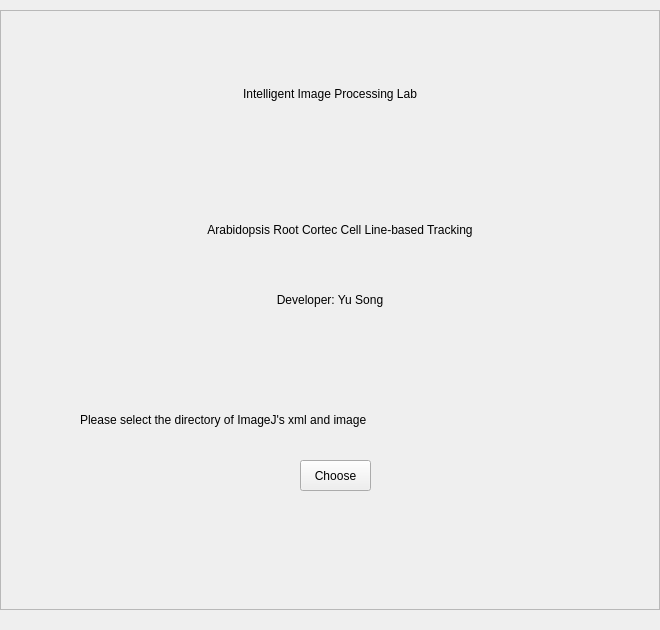
<?xml version="1.0" encoding="UTF-8"?>
<ui version="4.0">
 <class>MainWindow</class>
 <widget class="QWidget" name="MainWindow">
  <property name="enabled">
   <bool>true</bool>
  </property>
  <property name="geometry">
   <rect>
    <x>0</x>
    <y>0</y>
    <width>660</width>
    <height>630</height>
   </rect>
  </property>
  <property name="minimumSize">
   <size>
    <width>660</width>
    <height>630</height>
   </size>
  </property>
  <property name="maximumSize">
   <size>
    <width>660</width>
    <height>630</height>
   </size>
  </property>
  <property name="windowTitle">
   <string>Tracking</string>
  </property>
  <property name="styleSheet">
   <string notr="true">QFrame,QFrame[bcolor=&quot;white&quot;]{
	background-color: rgba(255,255,255,1);
}
QFrame[bcolor=&quot;grey&quot;]{
	background-color: rgba(245,245,245,1);
}
QFrame[name=&quot;bar&quot;]{
	background-color: qlineargradient(spread:pad,x1:0,y1:0,x2:1,y2:0,stop:0 rgba(133,194,238 255), stop:1 rgba(137,160,214,255));
	border-top-left-radius:10px;
	border-top-right-radius:10px;
}
QFrame[name=&quot;main&quot;]{
	border-bottom-left-radius:10px;
	border-bottom-right-radius:10px;
}

QLabel{
	font: 20px &quot;黑体&quot;;
	background: transparent
}
QLabel[name=&quot;mainTitle&quot;]{
	font-weight: 600;
	font: 28px &quot;黑体&quot;;
	color: rgba(137,160,214,1);
}
QLabel[name=&quot;title&quot;]{
	font-weight: 600;
	font: 24px &quot;黑体&quot;;
	color: rgba(137,160,214,1);
}
QLabel[name=&quot;subtitle&quot;]{
	font-weight: 600;
	font: 18px &quot;黑体&quot;;
	color: rgba(0,0,0,0.6);
}
QLabel[bcolor=&quot;logo&quot;]{
	image: url(./assert/img/logo.png);
}

QPushButton{
	border-radius:8px;
	color: rgba(255,255,255,0.9);
	font-weight: 600;
	font: 20px &quot;黑体&quot;;
	background-color: qlineargradient(spread:pad,x1:0,y1:0,x2:1,y2:0,stop:0 rgba(133,194,238 255), stop:1 rgba(137,160,214,255));
}
QPushButton[name=&quot;sysbutton&quot;]{
	color: rgba(255,255,255,0.9);
	font-weight: 600;
	font: 22px &quot;Yu Gothic UI Semibold&quot;;
	background:transparent;
}
QPushButton:pressed{
	border:2px solid rgba(245,245,245,255);
}
QPushButton[name=&quot;sysbutton&quot;]:hover{
	background-color:#423f48;
}
QPushButton[name=&quot;sysbutton&quot;]:pressed{
	background-color:#c0c0c0;
}
QPushButton#showMin{
	image: url(./assert/img/min.png);
	padding: -1px;
}
QPushButton#showMax{
	image: url(./assert/img/max.png);
	padding: 1px;
}
QPushButton#closeWin{
	image: url(./assert/img/close.png);
	padding: 2px;
}</string>
  </property>
  <widget class="QFrame" name="mainFrame">
   <property name="geometry">
    <rect>
     <x>0</x>
     <y>10</y>
     <width>660</width>
     <height>600</height>
    </rect>
   </property>
   <property name="minimumSize">
    <size>
     <width>660</width>
     <height>600</height>
    </size>
   </property>
   <property name="maximumSize">
    <size>
     <width>660</width>
     <height>600</height>
    </size>
   </property>
   <property name="styleSheet">
    <string notr="true">#mianFrame{
	align:center;
}</string>
   </property>
   <property name="frameShape">
    <enum>QFrame::StyledPanel</enum>
   </property>
   <property name="frameShadow">
    <enum>QFrame::Raised</enum>
   </property>
   <property name="name" stdset="0">
    <string>main</string>
   </property>
   <widget class="QLabel" name="label_5">
    <property name="geometry">
     <rect>
      <x>250</x>
      <y>265</y>
      <width>160</width>
      <height>160</height>
     </rect>
    </property>
    <property name="minimumSize">
     <size>
      <width>160</width>
      <height>160</height>
     </size>
    </property>
    <property name="maximumSize">
     <size>
      <width>160</width>
      <height>160</height>
     </size>
    </property>
    <property name="text">
     <string/>
    </property>
    <property name="scaledContents">
     <bool>true</bool>
    </property>
    <property name="alignment">
     <set>Qt::AlignCenter</set>
    </property>
    <property name="bcolor" stdset="0">
     <string>logo</string>
    </property>
   </widget>
   <widget class="QLabel" name="label_2">
    <property name="geometry">
     <rect>
      <x>10</x>
      <y>270</y>
      <width>640</width>
      <height>40</height>
     </rect>
    </property>
    <property name="minimumSize">
     <size>
      <width>640</width>
      <height>0</height>
     </size>
    </property>
    <property name="maximumSize">
     <size>
      <width>640</width>
      <height>16777215</height>
     </size>
    </property>
    <property name="text">
     <string>Developer: Yu Song</string>
    </property>
    <property name="alignment">
     <set>Qt::AlignCenter</set>
    </property>
   </widget>
   <widget class="QLabel" name="label">
    <property name="geometry">
     <rect>
      <x>10</x>
      <y>70</y>
      <width>640</width>
      <height>28</height>
     </rect>
    </property>
    <property name="minimumSize">
     <size>
      <width>640</width>
      <height>0</height>
     </size>
    </property>
    <property name="maximumSize">
     <size>
      <width>640</width>
      <height>16777215</height>
     </size>
    </property>
    <property name="text">
     <string>Intelligent Image Processing Lab</string>
    </property>
    <property name="alignment">
     <set>Qt::AlignCenter</set>
    </property>
    <property name="name" stdset="0">
     <string>mainTitle</string>
    </property>
   </widget>
   <widget class="QLabel" name="label_3">
    <property name="geometry">
     <rect>
      <x>20</x>
      <y>210</y>
      <width>640</width>
      <height>20</height>
     </rect>
    </property>
    <property name="minimumSize">
     <size>
      <width>640</width>
      <height>0</height>
     </size>
    </property>
    <property name="maximumSize">
     <size>
      <width>640</width>
      <height>16777215</height>
     </size>
    </property>
    <property name="text">
     <string>Arabidopsis Root Cortec Cell Line-based Tracking</string>
    </property>
    <property name="alignment">
     <set>Qt::AlignCenter</set>
    </property>
   </widget>
   <widget class="QToolButton" name="toolButton">
    <property name="geometry">
     <rect>
      <x>300</x>
      <y>450</y>
      <width>71</width>
      <height>31</height>
     </rect>
    </property>
    <property name="text">
     <string>Choose</string>
    </property>
   </widget>
   <widget class="QLabel" name="label_4">
    <property name="geometry">
     <rect>
      <x>80</x>
      <y>400</y>
      <width>571</width>
      <height>20</height>
     </rect>
    </property>
    <property name="text">
     <string>Please select the directory of ImageJ's xml and image</string>
    </property>
   </widget>
  </widget>
 </widget>
 <resources/>
 <connections/>
</ui>
